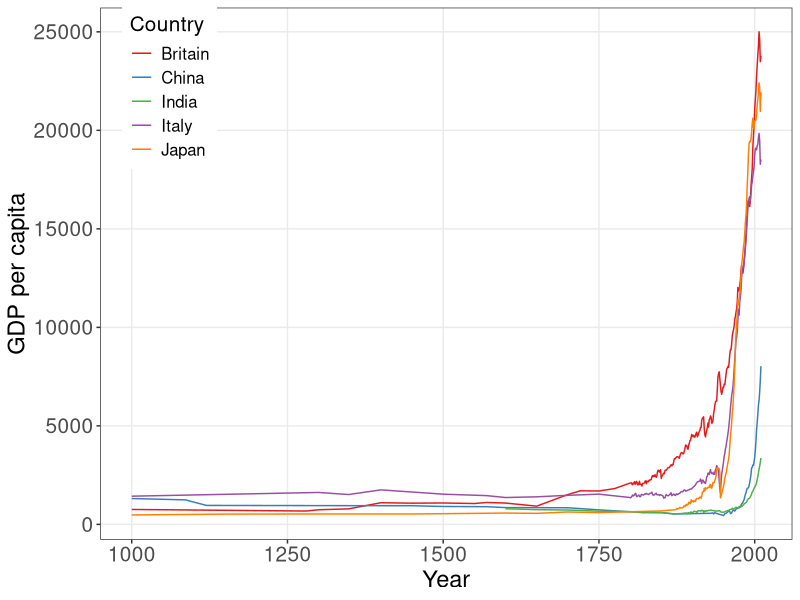

This chart was generated by the following R code:
#' Graph Designer(s): Simon Halliday, Scott Cohn
#' Authors: Bowles and Halliday
#' Title: Coordination, Conflict and Competition: A Text in Microeconomics

library("tidyverse")
library("dplyr")
library("ggthemes")

GDPData <- read_csv("capitalism/data/GDPData.csv")
grays <- gray.colors(25, start = 1, end = 0, alpha = 1)

# Wrangle -----------------------------------------------------------------

# GDP2 <- 
#   GDPData %>%
#   mutate(China = parse_number(`China GDP per capita`), 
#          Britain = parse_number(`Britain GDP per capita`), 
#          Italy = parse_number(`Italy GDP per capita`), 
#          Japan = parse_number(`Japan GDP per capita`), 
#          India = parse_number(`India GDP per capita`)) 
GDP2 <- 
  GDPData %>%
  rename("China" = "China GDP per capita", 
         "Britain" = "Britain GDP per capita", 
         "Italy" = "Italy GDP per capita", 
         "Japan" = "Japan GDP per capita", 
         "India" = "India GDP per capita") 

GDP3 <- 
  GDP2 %>%
  select(Year, China, Britain, Italy, Japan, India) %>% 
  gather(country, gdp, China:India) # wide to long

history <- data.frame(year = c(1334, 1350, 1680, 1776, 1793, 1867, 1989), 
                      event = c("Ibn Battuta Visits India", 
                                "Bubonic Plague Strikes Europe", 
                                "Haiti & Cuba Richer than US Colonies", 
                                "Adam Smith's Wealth of Nations Published", 
                                "India Colonized by British", 
                                "Marx publishes Capital", 
                                "End of Soviet Rule; Market Reforms in China & Russia"), 
                      country = c("India", "Italy", "Britain", 
                                  "Britain", "India", "Britain", "China"))

# Plot --------------------------------------------------------------------

plotGDP <- GDP3 %>% 
  ggplot(aes(x = Year, y = gdp, color = country)) +
  geom_line() + 
  scale_color_brewer(palette = "Set1") + 
  labs(x = "Year", y = "GDP per capita", color = "Country") +
  # annotate(geom = "text", x = 1280, y = 5000, label = "Ibn Battuta \nvisits India \n(1334)") +
  # annotate(
  #   geom = "curve", x = 1280, y = 3500, xend = 1334, yend = 1000, 
  #   curvature = 0, arrow = arrow(length = unit(2, "mm"))
  # ) +
  # annotate(geom = "text", x = 1430, y = 5000, label = "Bubonic plague \nstrikes Europe \n(1350)") +
  # annotate(
  #   geom = "curve", x = 1430, y = 3500, xend = 1350, yend = 1000, 
  #   curvature = 0, arrow = arrow(length = unit(2, "mm"))
  # ) +
  # annotate(geom = "text", x = 1550, y = 8500, label = "Haiti & Cuba \nricher than \nUS colonies \n(1680)") +
  # annotate(
  #   geom = "curve", x = 1550, y = 6200, xend = 1680, yend = 1000, 
  #   curvature = 0, arrow = arrow(length = unit(2, "mm"))
  # ) +
  # annotate(geom = "text", x = 1680, y = 13000, label = "Adam Smith's \nWealth of Nations \npublished \n(1776)") +
  # annotate(
  #   geom = "curve", x = 1680, y = 11000, xend = 1776, yend = 2000, 
  #   curvature = 0, arrow = arrow(length = unit(2, "mm"))
  # ) +
  # annotate(geom = "text", x = 1800, y = 9000, label = "India \ncolonized \nby British \n(1793)") +
  # annotate(
  #   geom = "curve", x = 1800, y = 6700, xend = 1793, yend = 1000, 
  #   curvature = 0, arrow = arrow(length = unit(2, "mm"))
  # ) +
  # annotate(geom = "text", x = 1880, y = 13000, label = "Marx \npublishes \nCapital \n(1867)") +
  # annotate(
  #   geom = "curve", x = 1880, y = 10700, xend = 1880, yend = 3700, 
  #   curvature = 0, arrow = arrow(length = unit(2, "mm"))
  # ) +
  # annotate(geom = "text", x = 1900, y = 17000, label = "End of Soviet rule; \nmarket reforms in \nChina & Russia \n(1989)") +
  # annotate(
  #   geom = "curve", x = 1920, y = 15000, xend = 1989, yend = 3700, 
  #   curvature = -0.1, arrow = arrow(length = unit(2, "mm"))
  # ) +
  # xlim(1250, max(GDP3$Year)) + 
  theme_bw() + 
  theme(panel.grid.minor = element_blank(),
        legend.position = c(0.1, 0.85),
        legend.text = element_text(size = 12),
        legend.title = element_text(size = 15),
        axis.text = element_text(size = 15),
        axis.title = element_text(size = 17))

ggsave("capitalism/gdp.pdf", height = 7, width = 9, units = "in")
